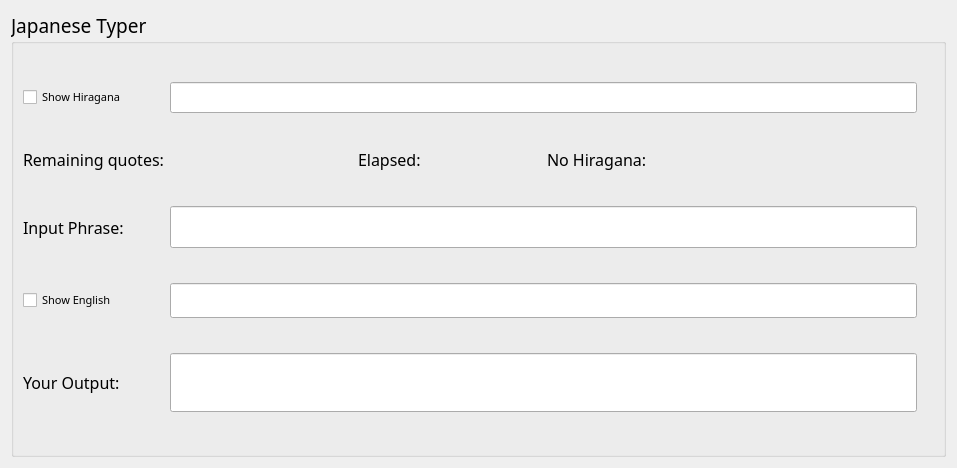
<?xml version="1.0" encoding="UTF-8"?>
<ui version="4.0">
 <class>jp_typer_srs</class>
 <widget class="QFrame" name="jp_typer_srs">
  <property name="geometry">
   <rect>
    <x>0</x>
    <y>0</y>
    <width>953</width>
    <height>464</height>
   </rect>
  </property>
  <property name="sizePolicy">
   <sizepolicy hsizetype="Expanding" vsizetype="Fixed">
    <horstretch>0</horstretch>
    <verstretch>0</verstretch>
   </sizepolicy>
  </property>
  <property name="windowTitle">
   <string notr="true">日本語の練習</string>
  </property>
  <layout class="QGridLayout" name="gridLayout_2">
   <item row="0" column="0">
    <widget class="QGroupBox" name="jp_groupbox">
     <property name="minimumSize">
      <size>
       <width>935</width>
       <height>446</height>
      </size>
     </property>
     <property name="font">
      <font>
       <family>Yu Mincho</family>
       <pointsize>14</pointsize>
      </font>
     </property>
     <property name="title">
      <string>Japanese Typer</string>
     </property>
     <property name="checkable">
      <bool>false</bool>
     </property>
     <layout class="QGridLayout" name="gridLayout">
      <item row="6" column="1" colspan="4">
       <widget class="QLineEdit" name="user_output">
        <property name="sizePolicy">
         <sizepolicy hsizetype="Expanding" vsizetype="Fixed">
          <horstretch>50</horstretch>
          <verstretch>0</verstretch>
         </sizepolicy>
        </property>
        <property name="minimumSize">
         <size>
          <width>0</width>
          <height>0</height>
         </size>
        </property>
        <property name="font">
         <font>
          <family>Yu Mincho</family>
          <pointsize>28</pointsize>
         </font>
        </property>
       </widget>
      </item>
      <item row="6" column="5">
       <widget class="QLabel" name="status_color">
        <property name="autoFillBackground">
         <bool>false</bool>
        </property>
        <property name="styleSheet">
         <string notr="true"/>
        </property>
        <property name="text">
         <string/>
        </property>
       </widget>
      </item>
      <item row="6" column="0">
       <widget class="QLabel" name="output_lbl">
        <property name="sizePolicy">
         <sizepolicy hsizetype="Fixed" vsizetype="Preferred">
          <horstretch>0</horstretch>
          <verstretch>0</verstretch>
         </sizepolicy>
        </property>
        <property name="font">
         <font>
          <family>Yu Mincho</family>
          <pointsize>12</pointsize>
         </font>
        </property>
        <property name="lineWidth">
         <number>0</number>
        </property>
        <property name="text">
         <string>Your Output:</string>
        </property>
        <property name="alignment">
         <set>Qt::AlignLeading|Qt::AlignLeft|Qt::AlignVCenter</set>
        </property>
        <property name="wordWrap">
         <bool>false</bool>
        </property>
        <property name="margin">
         <number>0</number>
        </property>
        <property name="indent">
         <number>-1</number>
        </property>
       </widget>
      </item>
      <item row="2" column="0">
       <widget class="QLabel" name="remain_lbl">
        <property name="sizePolicy">
         <sizepolicy hsizetype="MinimumExpanding" vsizetype="Fixed">
          <horstretch>0</horstretch>
          <verstretch>0</verstretch>
         </sizepolicy>
        </property>
        <property name="font">
         <font>
          <family>Yu Mincho</family>
          <pointsize>12</pointsize>
         </font>
        </property>
        <property name="autoFillBackground">
         <bool>false</bool>
        </property>
        <property name="lineWidth">
         <number>0</number>
        </property>
        <property name="text">
         <string>Remaining quotes:</string>
        </property>
        <property name="textFormat">
         <enum>Qt::AutoText</enum>
        </property>
        <property name="alignment">
         <set>Qt::AlignLeading|Qt::AlignLeft|Qt::AlignVCenter</set>
        </property>
        <property name="wordWrap">
         <bool>false</bool>
        </property>
        <property name="margin">
         <number>0</number>
        </property>
        <property name="indent">
         <number>-1</number>
        </property>
       </widget>
      </item>
      <item row="4" column="0">
       <widget class="QLabel" name="input_lbl">
        <property name="sizePolicy">
         <sizepolicy hsizetype="Fixed" vsizetype="Preferred">
          <horstretch>0</horstretch>
          <verstretch>0</verstretch>
         </sizepolicy>
        </property>
        <property name="font">
         <font>
          <family>Yu Mincho</family>
          <pointsize>12</pointsize>
         </font>
        </property>
        <property name="lineWidth">
         <number>0</number>
        </property>
        <property name="text">
         <string>Input Phrase:</string>
        </property>
        <property name="alignment">
         <set>Qt::AlignLeading|Qt::AlignLeft|Qt::AlignVCenter</set>
        </property>
        <property name="wordWrap">
         <bool>false</bool>
        </property>
        <property name="margin">
         <number>0</number>
        </property>
        <property name="indent">
         <number>-1</number>
        </property>
       </widget>
      </item>
      <item row="5" column="0">
       <widget class="QCheckBox" name="show_english_transl">
        <property name="sizePolicy">
         <sizepolicy hsizetype="Fixed" vsizetype="Fixed">
          <horstretch>0</horstretch>
          <verstretch>0</verstretch>
         </sizepolicy>
        </property>
        <property name="font">
         <font>
          <family>Yu Mincho</family>
          <pointsize>8</pointsize>
         </font>
        </property>
        <property name="text">
         <string>Show English</string>
        </property>
       </widget>
      </item>
      <item row="1" column="0">
       <widget class="QCheckBox" name="show_kana_check">
        <property name="sizePolicy">
         <sizepolicy hsizetype="Fixed" vsizetype="Fixed">
          <horstretch>0</horstretch>
          <verstretch>0</verstretch>
         </sizepolicy>
        </property>
        <property name="font">
         <font>
          <family>Yu Mincho</family>
          <pointsize>8</pointsize>
         </font>
        </property>
        <property name="text">
         <string>Show Hiragana</string>
        </property>
       </widget>
      </item>
      <item row="5" column="1" colspan="4">
       <widget class="QLineEdit" name="english_translate">
        <property name="sizePolicy">
         <sizepolicy hsizetype="Expanding" vsizetype="Fixed">
          <horstretch>50</horstretch>
          <verstretch>0</verstretch>
         </sizepolicy>
        </property>
        <property name="minimumSize">
         <size>
          <width>0</width>
          <height>0</height>
         </size>
        </property>
       </widget>
      </item>
      <item row="4" column="1" colspan="4">
       <widget class="QLineEdit" name="input_phrase">
        <property name="sizePolicy">
         <sizepolicy hsizetype="Expanding" vsizetype="Fixed">
          <horstretch>50</horstretch>
          <verstretch>0</verstretch>
         </sizepolicy>
        </property>
        <property name="minimumSize">
         <size>
          <width>0</width>
          <height>0</height>
         </size>
        </property>
        <property name="font">
         <font>
          <family>Yu Mincho</family>
          <pointsize>18</pointsize>
         </font>
        </property>
       </widget>
      </item>
      <item row="1" column="1" colspan="4">
       <widget class="QLineEdit" name="hiragana_input">
        <property name="sizePolicy">
         <sizepolicy hsizetype="Expanding" vsizetype="Fixed">
          <horstretch>50</horstretch>
          <verstretch>0</verstretch>
         </sizepolicy>
        </property>
        <property name="minimumSize">
         <size>
          <width>0</width>
          <height>0</height>
         </size>
        </property>
        <property name="font">
         <font>
          <family>Yu Mincho</family>
          <pointsize>12</pointsize>
         </font>
        </property>
       </widget>
      </item>
      <item row="2" column="3">
       <widget class="QLabel" name="no_hiragana_lbl">
        <property name="sizePolicy">
         <sizepolicy hsizetype="MinimumExpanding" vsizetype="Fixed">
          <horstretch>0</horstretch>
          <verstretch>0</verstretch>
         </sizepolicy>
        </property>
        <property name="font">
         <font>
          <family>Yu Mincho</family>
          <pointsize>12</pointsize>
         </font>
        </property>
        <property name="autoFillBackground">
         <bool>false</bool>
        </property>
        <property name="text">
         <string>No Hiragana:</string>
        </property>
        <property name="textFormat">
         <enum>Qt::AutoText</enum>
        </property>
        <property name="alignment">
         <set>Qt::AlignLeading|Qt::AlignLeft|Qt::AlignTop</set>
        </property>
        <property name="wordWrap">
         <bool>false</bool>
        </property>
       </widget>
      </item>
      <item row="2" column="2">
       <widget class="QLabel" name="elapsed_lbl">
        <property name="sizePolicy">
         <sizepolicy hsizetype="MinimumExpanding" vsizetype="Fixed">
          <horstretch>0</horstretch>
          <verstretch>0</verstretch>
         </sizepolicy>
        </property>
        <property name="font">
         <font>
          <family>Yu Mincho</family>
          <pointsize>12</pointsize>
         </font>
        </property>
        <property name="autoFillBackground">
         <bool>false</bool>
        </property>
        <property name="text">
         <string>Elapsed:</string>
        </property>
        <property name="textFormat">
         <enum>Qt::AutoText</enum>
        </property>
        <property name="alignment">
         <set>Qt::AlignLeading|Qt::AlignLeft|Qt::AlignTop</set>
        </property>
        <property name="wordWrap">
         <bool>false</bool>
        </property>
       </widget>
      </item>
     </layout>
    </widget>
   </item>
  </layout>
 </widget>
 <resources/>
 <connections/>
</ui>
